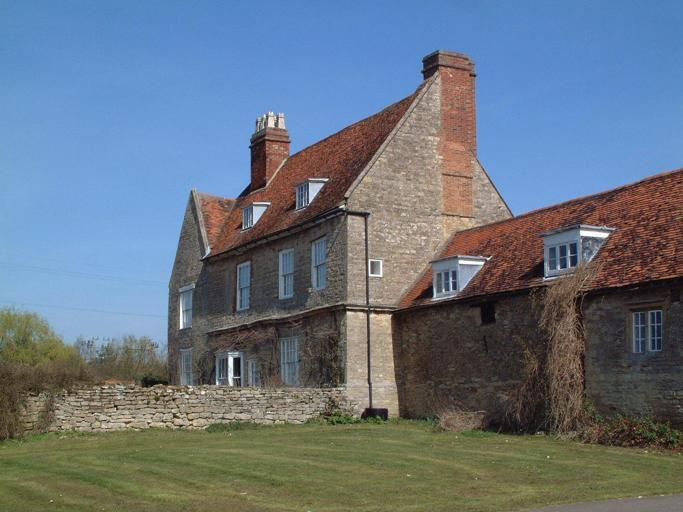
#> input picture SPADE-seg_dep2rgb/datasets/ade20k_all/val_img/ADE_val_00000001.jpg, 683 x 512 px; its folder holds only this picture in this run
$ python resize.py
#> lines starting #> are read from the running program, lines starting #| are printed output that depends on the picture
import os
import cv2
val_images = os.listdir("val_img")

for img in val_images:
    im = cv2.imread(os.path.join("val_img", img))
#> im is the input picture: shape (512, 683, 3); mean B, G, R 129.1, 116.4, 103.7
    im = cv2.resize(im, (64, 64))  # 512 x 384 is our image size
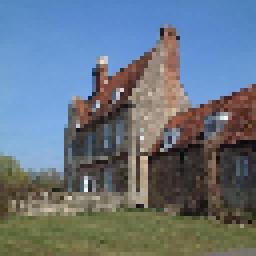
#> im: shape (64, 64, 3) (shown 4 times larger); mean B, G, R 128.9, 116.3, 103.6
    cv2.imwrite(os.path.join("resized_test_img", img), im)
